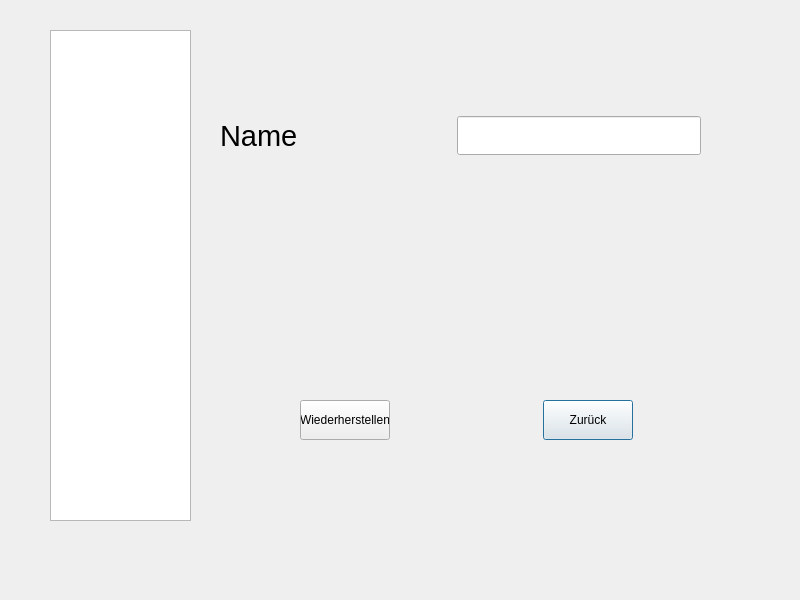
<?xml version="1.0" encoding="UTF-8"?>
<ui version="4.0">
 <class>loadDialog</class>
 <widget class="QDialog" name="loadDialog">
  <property name="geometry">
   <rect>
    <x>0</x>
    <y>0</y>
    <width>800</width>
    <height>600</height>
   </rect>
  </property>
  <property name="minimumSize">
   <size>
    <width>800</width>
    <height>600</height>
   </size>
  </property>
  <property name="maximumSize">
   <size>
    <width>800</width>
    <height>600</height>
   </size>
  </property>
  <property name="windowTitle">
   <string>Dialog</string>
  </property>
  <widget class="QPushButton" name="cancelButt">
   <property name="geometry">
    <rect>
     <x>543</x>
     <y>400</y>
     <width>90</width>
     <height>40</height>
    </rect>
   </property>
   <property name="text">
    <string>Zurück</string>
   </property>
  </widget>
  <widget class="QPushButton" name="LoadButt">
   <property name="geometry">
    <rect>
     <x>300</x>
     <y>400</y>
     <width>90</width>
     <height>40</height>
    </rect>
   </property>
   <property name="text">
    <string>Wiederherstellen</string>
   </property>
  </widget>
  <widget class="QListWidget" name="LoadDesignList">
   <property name="geometry">
    <rect>
     <x>50</x>
     <y>30</y>
     <width>141</width>
     <height>491</height>
    </rect>
   </property>
  </widget>
  <widget class="QWidget" name="layoutWidget">
   <property name="geometry">
    <rect>
     <x>220</x>
     <y>60</y>
     <width>481</width>
     <height>151</height>
    </rect>
   </property>
   <layout class="QHBoxLayout" name="horizontalLayout_2">
    <item>
     <widget class="QLabel" name="nameLbl_2">
      <property name="font">
       <font>
        <pointsize>22</pointsize>
       </font>
      </property>
      <property name="text">
       <string>Name</string>
      </property>
     </widget>
    </item>
    <item>
     <spacer name="horizontalSpacer_6">
      <property name="orientation">
       <enum>Qt::Horizontal</enum>
      </property>
      <property name="sizeHint" stdset="0">
       <size>
        <width>12</width>
        <height>144</height>
       </size>
      </property>
     </spacer>
    </item>
    <item>
     <widget class="QLineEdit" name="NamelineToLoad">
      <property name="sizePolicy">
       <sizepolicy hsizetype="Expanding" vsizetype="Fixed">
        <horstretch>0</horstretch>
        <verstretch>0</verstretch>
       </sizepolicy>
      </property>
      <property name="font">
       <font>
        <pointsize>20</pointsize>
       </font>
      </property>
      <property name="acceptDrops">
       <bool>false</bool>
      </property>
      <property name="maxLength">
       <number>20</number>
      </property>
     </widget>
    </item>
   </layout>
  </widget>
 </widget>
 <resources/>
 <connections/>
</ui>
